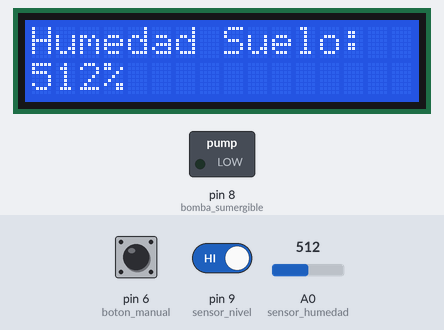
Recording of a sketch running on a simulated Arduino Uno, built with avr-gcc and run on an emulated ATmega328P. Parts: 16×2 character LCD, switched loads named in the sketch (green lamp = pin HIGH). The inputs (shaded band) are chosen by the test bench; at power-on: A0 (sensor_humedad) = 512, pin 6 (boton_manual) HIGH, pin 9 (sensor_nivel) HIGH. What the sketch prints to the serial monitor is not drawn.

Above: at 3.2 s.
3.3 s: A0 (sensor_humedad) set to 691
At 5.3 s:
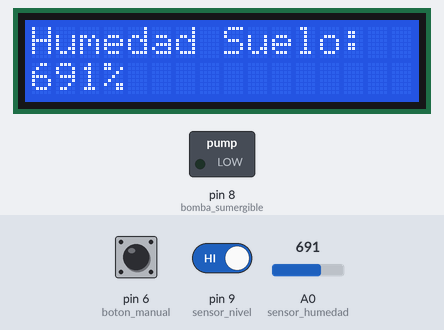
5.6 s: A0 (sensor_humedad) set to 717
At 8.2 s:
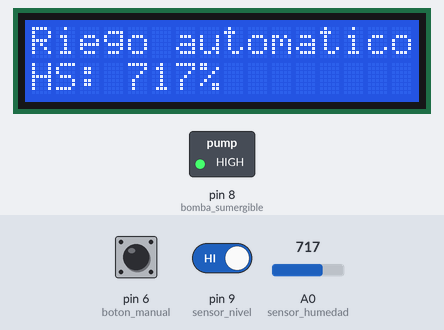
9.7 s: pin 6 (boton_manual) pulled LOW for 1.25 s
At 14.8 s:
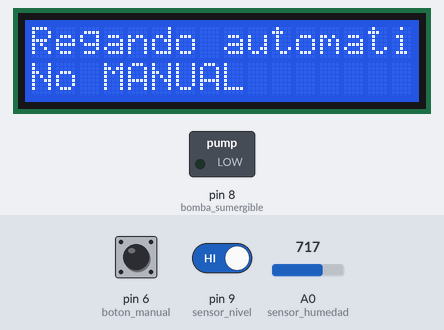
15.0 s: pin 9 (sensor_nivel) driven LOW
At 16.7 s:
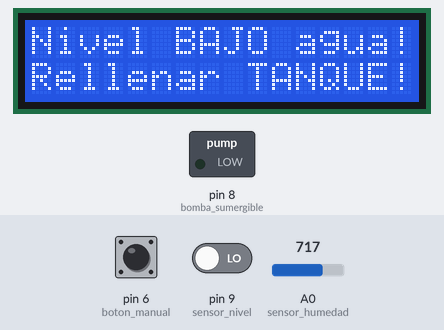
19.1 s: pin 6 (boton_manual) pulled LOW for 3.2 s
At 22.8 s:
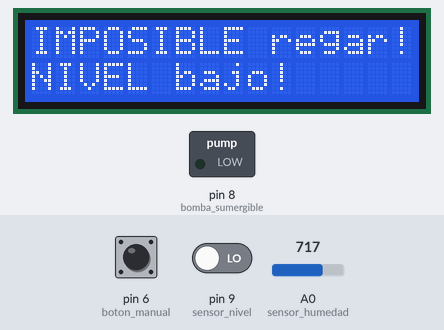
26.0 s: A0 (sensor_humedad) set to 690
At 28.3 s:
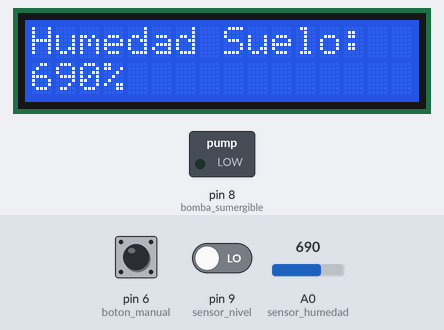
Timing chart, 0 to 29.8 s (numbered marks = the images above; inputs shaded):
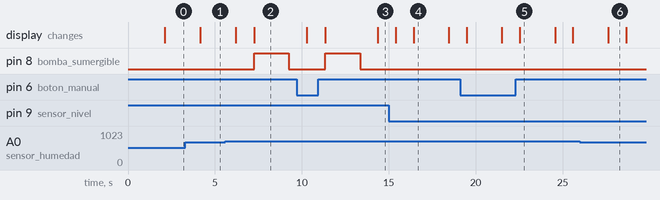

Measured:
- the behaviour switches between 699 and 700 on A0 (sensor_humedad) (found by bisection; images 1 and 2)
- after the input at 3.3 s, the display: changes after 0.85 s (image 1)
- after the input at 5.6 s, pin 8 (bomba_sumergible): LOW → HIGH after 1.7 s, → LOW 2.0 s later; the display: first changes after 0.59 s (image 2 shows a later state)
- after the input at 9.7 s, the display: first differs from a run without the input after 4.7 s (image 3)
- after the input at 15.0 s, pin 8 (bomba_sumergible): stays LOW (without the input it goes to HIGH after 1.5 s); the display: first differs from a run without the input after 1.4 s (image 4)
- after the input at 19.1 s, the display: first differs from a run without the input after 3.4 s (image 5)
- after the input at 26.0 s, the display: changes after 1.6 s (image 6)

The sketch:

ARDUINO.ino
```cpp
#include <LiquidCrystal_I2C.h>

LiquidCrystal_I2C lcd(0x27, 16, 2);

const int boton_manual = 6;
const int sensor_humedad = A0;
const int bomba_sumergible = 8;
const int sensor_nivel = 9;
unsigned int contador_riegos = 0;

void setup()
{
  Serial.begin(9600);
  pinMode(sensor_humedad, INPUT);
  pinMode(bomba_sumergible, OUTPUT);
  pinMode(sensor_nivel, INPUT);
  pinMode(boton_manual, INPUT);

  lcd.init();
  lcd.backlight();
  lcd.clear();
  lcd.setCursor(0, 0);
  lcd.print("Iniciando...");
  delay(2000);
  lcd.clear();
}

void loop()
{
  int humedad = analogRead(sensor_humedad);
  int nivel = digitalRead(sensor_nivel);
  int boton = digitalRead(boton_manual);

  Serial.println(humedad);

  lcd.clear();
  lcd.setCursor(0, 0);
  lcd.print("Humedad Suelo:");
  lcd.setCursor(0, 1);
  lcd.print(humedad);
  lcd.print("%");
  delay(1000);

  if (nivel == 0 && boton == 1)
  {
    Serial.println("Nivel BAJO de agua. Rellenar tanque.");
    lcd.clear();
    lcd.setCursor(0, 0);
    lcd.print("Nivel BAJO agua!");
    lcd.setCursor(0, 1);
    lcd.print("Rellenar TANQUE!");
    delay(2000);
  }
  else if (nivel == 0 && boton == 0)
  {
    Serial.println("Imposible REGAR, nivel bajo de AGUA. Debe RELLENAR el TANQUE!");
    lcd.clear();
    lcd.setCursor(0, 0);
    lcd.print("IMPOSIBLE regar!");
    lcd.setCursor(0, 1);
    lcd.print("NIVEL bajo!");
    delay(2000);
  }
  else if (nivel == 1)
  {
    Serial.println("Nivel CORRECTO de agua.");

    if (humedad >= 700)
    {
      contador_riegos++;
      String mensajeRiego = "Riego #" + String(contador_riegos) + " a los " + String(millis() / 1000) + " segundos";
      Serial.println(mensajeRiego);

      Serial.println("La tierra está SECA, comenzando riego AUTOMÁTICO.");
      lcd.clear();
      lcd.setCursor(0, 0);
      lcd.print("Riego automatico");
      lcd.setCursor(0, 1);
      lcd.print("HS: ");
      lcd.print(humedad);
      lcd.print("%");

      digitalWrite(bomba_sumergible, HIGH);
      delay(2000);
      digitalWrite(bomba_sumergible, LOW);
      delay(1000);

      if (boton == 0)
      {
        Serial.println("No se puede activar RIEGO MANUAL. RIEGO AUTOMÁTICO ACTIVO.");
        lcd.clear();
        lcd.setCursor(0, 0);
        lcd.print("Regando automatico");
        lcd.setCursor(0, 1);
        lcd.print("No MANUAL");
        delay(1000);
      }
    }

    if (humedad < 700)
    {
      if (boton == 0)
      {
        lcd.clear();
        lcd.setCursor(0, 0);
        lcd.print("Riego MANUAL");
        lcd.setCursor(0, 1);
        lcd.print("HS: ");
        lcd.print(humedad);
        lcd.print("%");

        digitalWrite(bomba_sumergible, HIGH);
      }
      else if (boton == 1)
      {
        digitalWrite(bomba_sumergible, LOW);
      }
    }
  }
}
```
